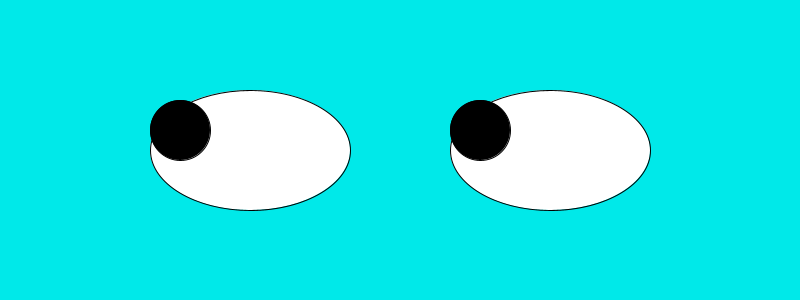
Frame 1 (no input)
Frame 60 (the mouse pressed at the canvas centre just before this capture): identical to frame 1, image omitted
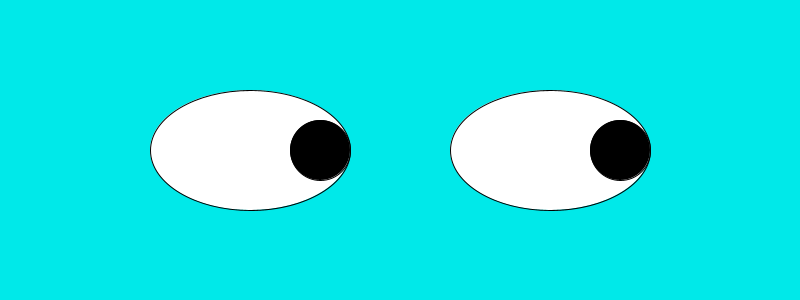
Frame 120 (the mouse held since frame 60 and released just before this capture)

The Processing sketch that drew these frames (run headless with seeded random() and noise(); from frame 60 on, the mouse is pressed at the canvas centre):

// Processing sketch: Googly_Eyes
// ── Googly_Eyes.pde
int pupilX;
int pupilY;
void setup() {
  size (800, 300);
}
void draw() {
  background(0, 233, 233);
  fill(255, 255, 255);
  stroke(0);
  ellipse(250, 150, 200, 120);
  ellipse(550, 150, 200, 120);
  fill(0, 0, 0);
  pupilX = mouseX;
  pupilY = mouseY;
  if (mouseX < 180) {
    pupilX = 180;
  } else if (mouseX > 320) {
    pupilX = 320;
  } else {
    pupilX = mouseX;
  }
  if (mouseY < 130) {
    pupilY = 130;
  } else if (mouseY > 170) {
    pupilY = 170;
  } else {
    pupilY = mouseY;
  }
  ellipse(pupilX, pupilY, 60, 60);
  ellipse(pupilX + 300, pupilY, 60, 60);
}
//boolean border
